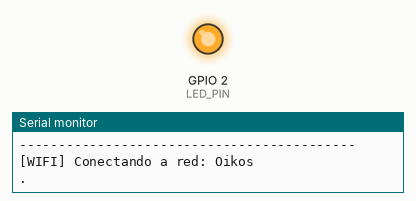
Recording of a sketch running on a simulated ESP32. Shown: output pins drawn as LEDs (lit = HIGH), the last lines printed to the serial monitor. WiFi joins after 1.5 s; servers stay silent unless stated; uploads are accepted with an empty reply.

Above: at 2.1 s.
At 4.0 s:
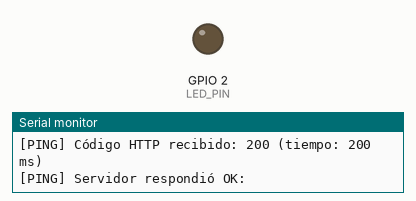
Timing chart, 0 to 126.0 s (numbered marks = the images above):
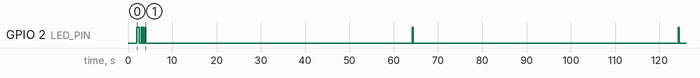

The sketch:

esp32_firmware.ino
```cpp
/**
 * ============================================================================
 * POWERWATCH IoT - FIRMWARE ESP32 (Dead Man's Switch)
 * ============================================================================
 * Placa: ESP32 Dev Module / NodeMCU-32S / ESP32-WROOM
 * Función: Envía un pulso HTTP GET cada 60 segundos al servidor Node.js
 *          desplegado en Render. Al estar alimentado por corriente directa de la red
 *          (sin UPS), su apagado dispara la alerta del Watchdog.
 * ============================================================================
 */

#include <WiFi.h>
#include <HTTPClient.h>
#include <WiFiClientSecure.h>

// ============================================================================
// 1. CONFIGURACIÓN DE RED Y SERVIDOR (MODIFICA ESTOS DATOS)
// ============================================================================
const char* WIFI_SSID     = "Oikos";
const char* WIFI_PASSWORD = "madretierraparirasfelicidad";

// URL base de tu servidor en Render (ej: "https://electricidad-cuji.onrender.com")
// NOTA: NO incluir barra inclinada "/" al final
const char* SERVER_BASE_URL = "https://electricidad-cuji.onrender.com";

// Clave secreta configurada en PING_SECRET_KEY del archivo .env
const char* PING_SECRET_KEY = "madretierraparirasfelicidad";

// Intervalo de envío de ping (60 segundos = 60,000 milisegundos)
const unsigned long PING_INTERVAL_MS = 60000;

// LED indicador integrado (GPIO 2 en la mayoría de placas ESP32 DevKit)
const int LED_PIN = 2;

// ============================================================================
// VARIABLES GLOBALES
// ============================================================================
unsigned long lastPingMillis = 0;
unsigned long pingCount = 0;

// ============================================================================
// FUNCIÓN: Parpadeo visual del LED
// ============================================================================
void blinkLed(int times, int delayMs) {
  for (int i = 0; i < times; i++) {
    digitalWrite(LED_PIN, HIGH);
    delay(delayMs);
    digitalWrite(LED_PIN, LOW);
    if (i < times - 1) delay(delayMs);
  }
}

// ============================================================================
// FUNCIÓN: Conectar o reconectar a Wi-Fi
// ============================================================================
void connectToWiFi() {
  if (WiFi.status() == WL_CONNECTED) return;

  Serial.println("\n-------------------------------------------");
  Serial.printf("[WIFI] Conectando a red: %s\n", WIFI_SSID);

  WiFi.mode(WIFI_STA);
  WiFi.begin(WIFI_SSID, WIFI_PASSWORD);

  int attempts = 0;
  while (WiFi.status() != WL_CONNECTED && attempts < 30) {
    delay(500);
    Serial.print(".");
    digitalWrite(LED_PIN, !digitalRead(LED_PIN)); // Parpadeo rápido mientras conecta
    attempts++;
  }

  digitalWrite(LED_PIN, LOW);

  if (WiFi.status() == WL_CONNECTED) {
    Serial.println("\n[WIFI] ¡Conexión exitosa!");
    Serial.printf("[WIFI] Dirección IP: %s\n", WiFi.localIP().toString().c_str());
    Serial.printf("[WIFI] Potencia señal (RSSI): %d dBm\n", WiFi.RSSI());
    Serial.println("-------------------------------------------");
    blinkLed(3, 100); // 3 parpadeos rápidos de confirmación
  } else {
    Serial.println("\n[WIFI] No se pudo conectar a la red Wi-Fi. Reintentando en el siguiente ciclo.");
  }
}

// ============================================================================
// FUNCIÓN: Enviar Ping HTTP GET al Backend
// ============================================================================
void sendPing() {
  if (WiFi.status() != WL_CONNECTED) {
    Serial.println("[PING] Imposible enviar ping: Sin conexión Wi-Fi.");
    connectToWiFi();
    return;
  }

  pingCount++;
  Serial.printf("\n[PING #%lu] Iniciando transmisión hacia el servidor...\n", pingCount);

  // Cliente seguro para HTTPS en Render
  WiFiClientSecure client;
  // Render utiliza certificados SSL válidos (Let's Encrypt).
  // setInsecure() permite cifrar en TLS sin necesidad de almacenar el certificado raíz en el ESP32
  client.setInsecure();

  // Configurar timeout generoso (15 segundos) por si Render está despertando del estado de reposo (Free Tier)
  client.setTimeout(15000);

  HTTPClient http;

  // Construir la URL completa con el query param de seguridad
  String fullUrl = String(SERVER_BASE_URL) + "/api/ping?key=" + String(PING_SECRET_KEY);

  Serial.printf("[PING] URL: %s\n", fullUrl.c_str());

  if (http.begin(client, fullUrl)) {
    // Timeout para la solicitud HTTP
    http.setTimeout(15000);
    http.addHeader("User-Agent", "ESP32-PowerWatch/1.0");

    unsigned long startReq = millis();
    int httpResponseCode = http.GET();
    unsigned long responseTime = millis() - startReq;

    if (httpResponseCode > 0) {
      Serial.printf("[PING] Código HTTP recibido: %d (tiempo: %lu ms)\n", httpResponseCode, responseTime);

      if (httpResponseCode == 200) {
        String payload = http.getString();
        Serial.printf("[PING] Servidor respondió OK: %s\n", payload.c_str());
        // 2 destellos rápidos indican éxito total
        blinkLed(2, 80);
      } else {
        Serial.printf("[PING] Servidor retornó advertencia/error: %d\n", httpResponseCode);
        blinkLed(1, 400); // 1 destello largo de advertencia
      }
    } else {
      Serial.printf("[PING] Falló la petición HTTP. Error: %s\n", http.errorToString(httpResponseCode).c_str());
      blinkLed(4, 50); // 4 destellos muy rápidos de error de red
    }

    http.end();
  } else {
    Serial.println("[PING] No fue posible inicializar la conexión HTTP.");
  }
}

// ============================================================================
// SETUP
// ============================================================================
void setup() {
  pinMode(LED_PIN, OUTPUT);
  digitalWrite(LED_PIN, LOW);

  Serial.begin(115200);
  delay(1500);

  Serial.println("\n=======================================================");
  Serial.println("  POWERWATCH IoT - SISTEMA DE MONITOREO DE APAGONES   ");
  Serial.println("  Principio: Dead Man's Switch                        ");
  Serial.println("=======================================================");

  // Conectar a la red Wi-Fi inicialmente
  connectToWiFi();

  // Enviar el primer ping de inmediato para confirmar arranque al volver la luz
  sendPing();
  lastPingMillis = millis();
}

// ============================================================================
// LOOP PRINCIPAL
// ============================================================================
void loop() {
  // Verificar continuamente el estado de Wi-Fi
  if (WiFi.status() != WL_CONNECTED) {
    connectToWiFi();
  }

  // Comprobar si ha transcurrido el intervalo de 60 segundos
  unsigned long currentMillis = millis();
  if (currentMillis - lastPingMillis >= PING_INTERVAL_MS) {
    lastPingMillis = currentMillis;
    sendPing();
  }

  // Pequeña pausa no bloqueante para estabilidad del watchdog de FreeRTOS en ESP32
  delay(50);
}
```

Measured:
- by itself, GPIO 2 (LED_PIN): HIGH → LOW at 2.5 s, → HIGH 0.51 s later, → LOW 0.10 s later, → HIGH 0.10 s later, … (19 changes in this stretch)
